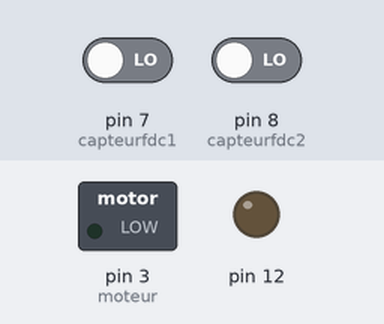
The sketch below on a simulated Arduino Uno, built with avr-gcc and run on an emulated ATmega328P. Parts: switched loads named in the sketch (green lamp = pin HIGH), output pins drawn as LEDs (lit = HIGH). The test bench sets the inputs (shaded band); at power-on: pin 7 (capteurfdc1) LOW, pin 8 (capteurfdc2) LOW.

Above: at 1.2 s.
1.3 s: pin 7 (capteurfdc1) driven HIGH
At 1.7 s:
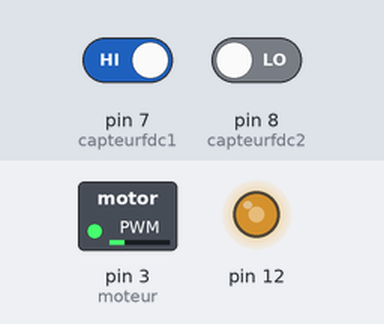
2.8 s: pin 8 (capteurfdc2) driven HIGH
At 2.97 s:
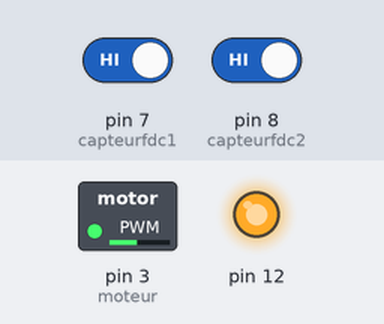
Timing chart, 0 to 3.0 s (numbered marks = the images above; inputs shaded):
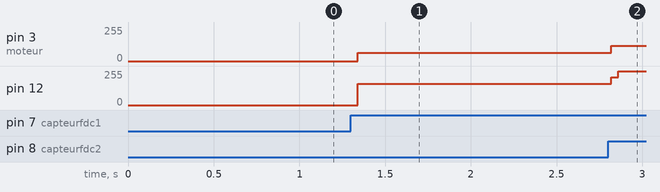

The sketch:

test_moteur_fdc.ino
```cpp
#include <SoftwareSerial.h>


const int seuil = 300;
const int moteur = 3;
const int vitesseMoteur = 50;

int captfdc1 = 0; //declaration de la variable 0 ou 1 soit ouvert ou fermée
int captfdc2 = 0; //declaration de la variable 0 ou 1 soit ouvert ou fermée

int capteurfdc1 = 7; // capteur fin de course haut
int capteurfdc2 = 8; // capteur fin de course bas


void setup() {
  // put your setup code here, to run once:
pinMode(12,OUTPUT);
//direction
  pinMode(moteur,OUTPUT);
//setup capteurs

pinMode(capteurfdc1,INPUT);
pinMode(capteurfdc2,INPUT);

}

void loop() {
  // put your main code here, to run repeatedly:
  captfdc1 = digitalRead(capteurfdc1);
  captfdc2 = digitalRead(capteurfdc2);

  if(captfdc2 ==1){
    digitalWrite(12,HIGH);
    analogWrite(moteur,250);
  }
  captfdc1 = digitalRead(capteurfdc1);
  captfdc2 = digitalRead(capteurfdc2);

  if(captfdc2 ==0){
    digitalWrite(12,LOW);
    analogWrite(moteur,0);
  }
  captfdc1 = digitalRead(capteurfdc1);
  captfdc2 = digitalRead(capteurfdc2);

  if(captfdc1 ==1){
    digitalWrite(12,HIGH);
    analogWrite(moteur,100);
  }
  captfdc1 = digitalRead(capteurfdc1);
  captfdc2 = digitalRead(capteurfdc2);

  if(captfdc1 ==0){
    digitalWrite(12,LOW);
    analogWrite(moteur,0);
  }


}
```

Measured:
- after the input at 1.3 s, pin 3 (moteur): 0/255 → 63/255 at once; pin 12: 0/255 → 158/255 at once
